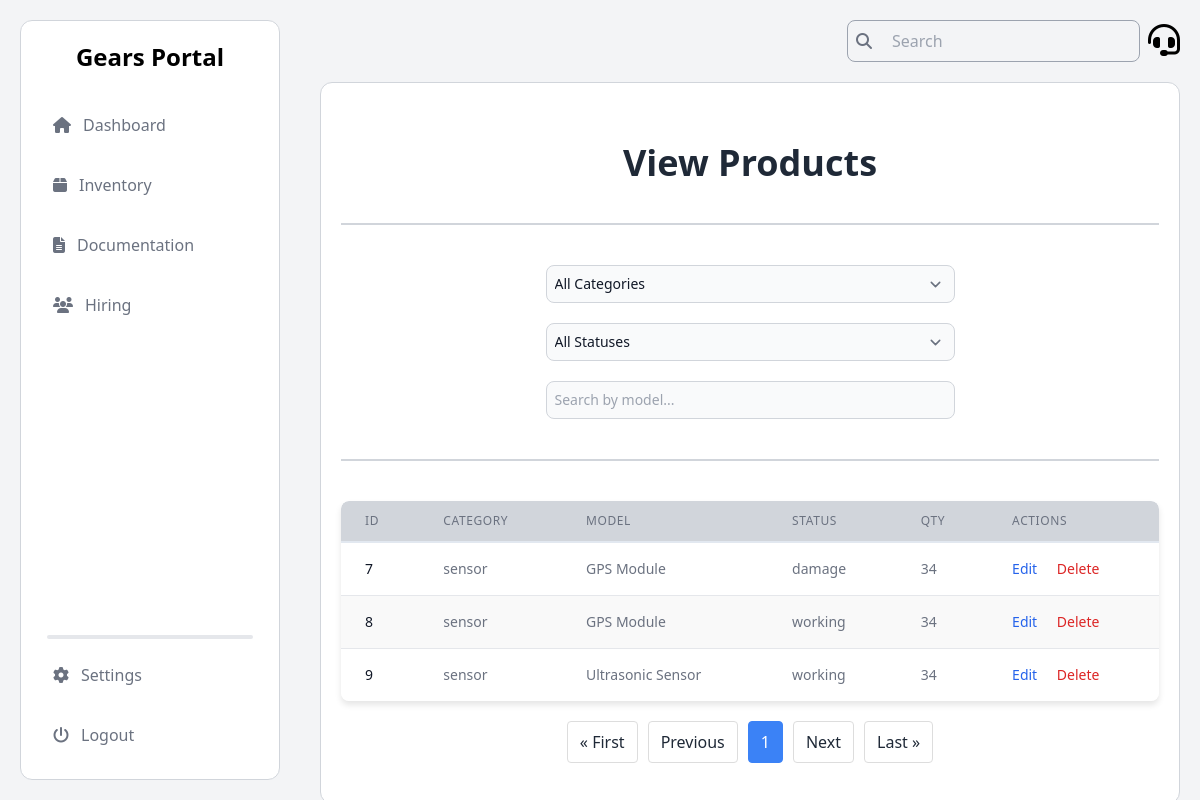
Page /view_inventory/ on the earlier database version.
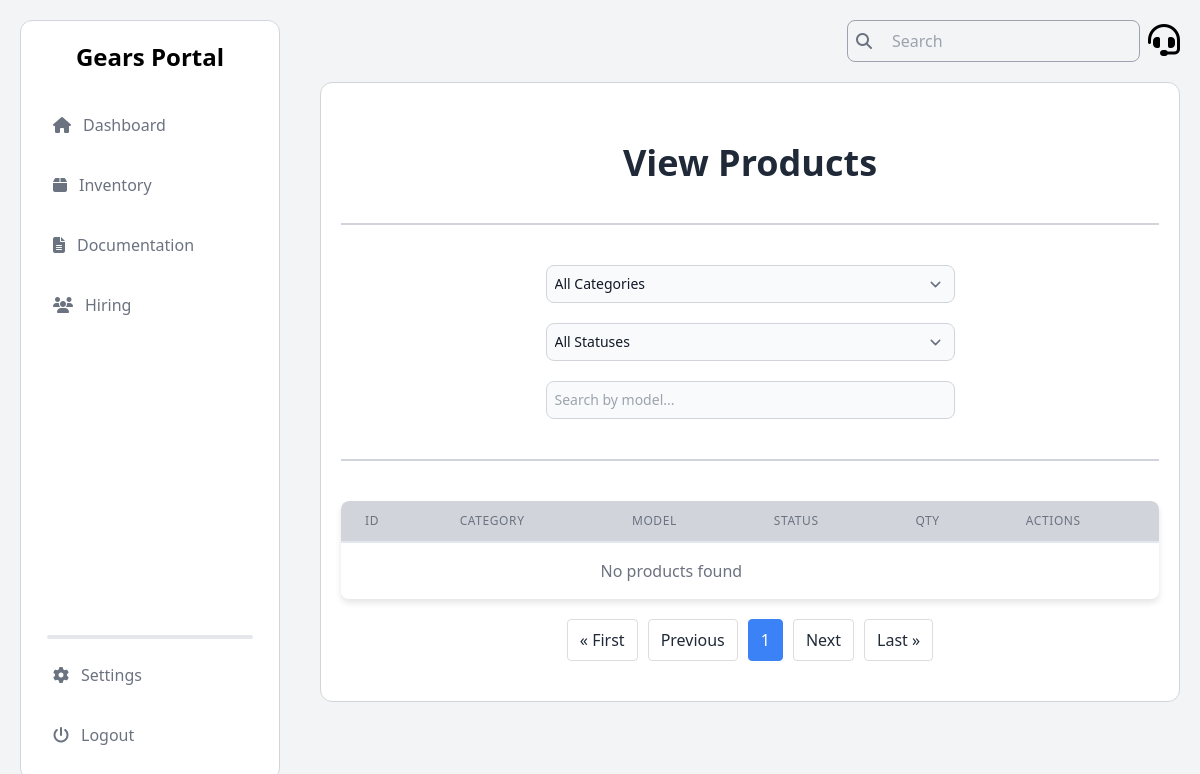
Same page on the later database version.
### Inventory/models.py (models this page shows, shortened)
class Product(models.Model):
    CATEGORY_CHOICES = [
    ('micro-controller', 'Micro-Controller'),
    ('sensor', 'Sensor'),
    ('soldering', 'Soldering'),
    ('tools', 'Tools'),
    ('motor_drivers', 'Motor Drivers'),
    ('communication_modules', 'Communication Modules'),
    ('power_and_charging', 'Power and Charging'),
    ('displays_and_interfaces', 'Displays and Interfaces'),
    ('wiring_and_connectors', 'Wiring and Connectors'),
    ('robotics_and_drones', 'Robotics and Drones'),
    ('miscellaneous', 'Miscellaneous'),
    ('others', 'Others'),
]
    STATUS_CHOICES = [
        ('working', 'Working'),
        ('damage', 'Damage'),
        ('out_of_stock', 'Out of Stock'),
    ]
    category = models.CharField(max_length=50, choices=CATEGORY_CHOICES)
    model = models.CharField(max_length=100)
    status = models.CharField(max_length=50, choices=STATUS_CHOICES)
    quantity = models.PositiveIntegerField()
    purchase_date = models.DateField()
    price = models.DecimalField(max_digits=10, decimal_places=2)

### Inventory/views.py (the view)
# urls.py: path('view_inventory/', view_inventory, name='inventory_view'),
def view_inventory(request):
    category_filter = request.GET.get('category', 'all')
    status_filter = request.GET.get('status', 'all')
    search_query = request.GET.get('search', '')
    product_list = Product.objects.all()
    if category_filter != 'all':
        product_list = product_list.filter(category=category_filter)
    if status_filter != 'all':
        product_list = product_list.filter(status=status_filter)
    if search_query:
        product_list = product_list.filter(model__icontains=search_query)
    product_list = product_list.order_by('id')
    paginator = Paginator(product_list, 10)
    page_number = request.GET.get('page')
    page_obj = paginator.get_page(page_number)
    context = {
        'page_obj': page_obj,
        'category_filter': category_filter,
        'status_filter': status_filter,
        'search_query': search_query,
    }
    return render(request, 'Inventory/view_inventory.html', context)

### Inventory/templates/Inventory/view_inventory.html (shortened to what this page needs)
{% load static tailwind_tags %}
<!DOCTYPE html>
<html lang="en">
<head>
  <link rel="stylesheet" href="https://cdnjs.cloudflare.com/ajax/libs/font-awesome/6.6.0/css/all.min.css">
  <link rel="stylesheet" href="https://cdn.jsdelivr.net/npm/toastify-js/src/toastify.min.css">
  {% tailwind_css %}
</head>
<body class="flex bg-gray-100">
  <aside class="h-screen w-1/4 p-5 fixed">
    {% include "Dashboard/admin_nav.html" %}
  </aside>
  <section class="h-screen w-3/4 p-5 absolute inset-y-0 right-0">
    {% include "Dashboard/admin_header.html" %}
    <main class="mt-5 text-black bg-white rounded-xl border border-gray-300 px-5 py-10">
      <h1 class="mt-5 font-bold text-center text-4xl text-gray-800 mb-8">View Products</h1>
      <hr class="my-10 border border-gray-300" />
      <div class="w-1/2 mx-auto mb-5">
        <select id="categoryFilter" class="bg-gray-50 p-2 mt-5 placeholder-gray-400 border border-gray-300 text-gray-900 text-sm rounded-lg focus:ring-blue-500 focus:border-blue-500 block w-full">
          <option value="all" {% if request.GET.category == 'all' %}selected{% endif %}>All Categories</option>
        </select>
        <select id="statusFilter" class="bg-gray-50 p-2 mt-5 placeholder-gray-400 border border-gray-300 text-gray-900 text-sm rounded-lg focus:ring-blue-500 focus:border-blue-500 block w-full">
          <option value="all" {% if request.GET.status == 'all' %}selected{% endif %}>All Statuses</option>
        </select>
        <input type="text" id="searchBar" value="{{ request.GET.search }}" placeholder="Search by model..." class="bg-gray-50 mt-5 p-2 placeholder-gray-400 border border-gray-300 text-gray-900 text-sm rounded-lg focus:ring-blue-500 focus:border-blue-500 block w-full" />
      </div>
      <hr class="my-10 border border-gray-300" />
      <div class="table-container overflow-x-auto">
        <table id="productsTable" class="min-w-full divide-y divide-gray-200">
          <thead class="bg-gray-50">
            <tr>
              <th scope="col" class="px-6 py-3 text-left text-xs font-medium text-gray-500 uppercase tracking-wider">ID</th>
              <th scope="col" class="px-6 py-3 text-left text-xs font-medium text-gray-500 uppercase tracking-wider">Category</th>
              <th scope="col" class="px-6 py-3 text-left text-xs font-medium text-gray-500 uppercase tracking-wider">Model</th>
              <th scope="col" class="px-6 py-3 text-left text-xs font-medium text-gray-500 uppercase tracking-wider">Status</th>
              <th scope="col" class="px-6 py-3 text-left text-xs font-medium text-gray-500 uppercase tracking-wider">Qty</th>
              <th scope="col" class="px-6 py-3 text-left text-xs font-medium text-gray-500 uppercase tracking-wider">Actions</th>
            </tr>
          </thead>
          <tbody id="productsTableBody" class="bg-white divide-y divide-gray-200">
            {% for product in page_obj.object_list %}
              <tr>
                <td class="px-6 py-4 whitespace-nowrap text-sm font-medium text-gray-900">{{ product.id }}</td>
                <td class="px-6 py-4 whitespace-nowrap text-sm text-gray-500">{{ product.category }}</td>
                <td class="px-6 py-4 whitespace-nowrap text-sm text-gray-500">{{ product.model }}</td>
                <td class="px-6 py-4 whitespace-nowrap text-sm text-gray-500">{{ product.status }}</td>
                <td class="px-6 py-4 whitespace-nowrap text-sm text-gray-500">{{ product.quantity }}</td>
                <td class="px-6 py-4 whitespace-nowrap text-sm font-medium">
                  <a href="{% url 'update_product' product.id %}" class="text-blue-600 hover:text-blue-900">Edit</a>
                  <button data-product-id="{{ product.id }}" class="delete-btn text-red-600 hover:text-red-900 ml-4">Delete</button>
                </td>
              </tr>
            {% empty %}
              <tr>
                <td colspan="5" class="px-6 py-4 text-center text-gray-500">No products found</td>
              </tr>
            {% endfor %}
          </tbody>
        </table>
      </div>
      <div class="pagination">
        {% if page_obj.has_previous %}
          <a href="?page=1">&laquo; First</a>
          <a href="?page={{ page_obj.previous_page_number }}">Previous</a>
        {% else %}
          <span>&laquo; First</span>
          <span>Previous</span>
        {% endif %}
        {% for num in page_obj.paginator.page_range %}
          {% if page_obj.number == num %}
            <span class="current">{{ num }}</span>
          {% else %}
            <a href="?page={{ num }}">{{ num }}</a>
          {% endif %}
        {% endfor %}
        {% if page_obj.has_next %}
          <a href="?page={{ page_obj.next_page_number }}">Next</a>
          <a href="?page={{ page_obj.paginator.num_pages }}">Last &raquo;</a>
        {% else %}
          <span>Next</span>
          <span>Last &raquo;</span>
        {% endif %}
      </div>
    </main>
  </section>
</body>
</html>

### Dashboard/templates/Dashboard/admin_nav.html (shortened to what this page needs)
{% load static tailwind_tags %}
<!DOCTYPE html>
<html lang="en">
<head>
  <link rel="stylesheet" href="https://cdnjs.cloudflare.com/ajax/libs/font-awesome/6.6.0/css/all.min.css" />
  {% tailwind_css %}
</head>
<body>
  <div class="sidebar h-full bg-white w-full border border-gray-300 rounded-xl text-black flex flex-col justify-between overflow-y-auto">
    <div class="px-5 mt-3">
      <a href="#">
        <div class="flex justify-center items-center text-black py-2 px-2">
          <h1 class="text-2xl font-bold">Gears Portal</h1>
        </div>
    </a>
      <ul class="space-y-3 mt-5">
        <a href="{% url 'dashboard' %}" class="block">
          <li class="hover:bg-gray-200 cursor-pointer rounded-lg text-gray-500 py-3 text-md px-3">
            <i class="fa fa-home text-gray-500 mr-3"></i>Dashboard
          </li>
        </a>
        <a href="{% url 'inventory_dashboard' %}" class="block">
          <li class="hover:bg-gray-200 cursor-pointer rounded-lg text-gray-500 py-3 text-md px-3">
            <i class="fa fa-box text-gray-500 mr-3"></i>Inventory
          </li>
        </a>
        <a href="{% url 'documentation_dashboard' %}" class="block">
          <li class="hover:bg-gray-200 cursor-pointer rounded-lg text-gray-500 py-3 text-md px-3">
            <i class="fa fa-file-text text-gray-500 mr-3"></i>Documentation
          </li>
        </a>
        <a href="{%url 'hiring_dashboard'%}" class="block">
          <li class="hover:bg-gray-200 cursor-pointer rounded-lg text-gray-500 py-3 text-md px-3">
            <i class="fa fa-users text-gray-500 mr-3"></i>Hiring
          </li>
        </a>
      </ul>
    </div>
    <div class="space-y-3 mb-5">
      <div class="h-1 rounded-2xl w-4/5 mx-auto bg-gray-200"></div>
      <ul class="px-5 space-y-3">
        <a href="{%url 'settings'%}">
          <li class="hover:bg-gray-200 cursor-pointer rounded-lg text-gray-500 py-3 text-md px-3">
            <i class="fa fa-cog text-gray-500 mr-3"></i>Settings
          </li>
        </a>
        <li class="hover:bg-gray-200 cursor-pointer rounded-lg text-gray-500 py-3 text-md px-3">
          <a href="{% url 'logout'%}"><i class="fa fa-power-off text-gray-500 mr-3"></i>Logout</a>
        </li>
      </ul>
    </div>
  </div>
</body>
</html>

### Dashboard/templates/Dashboard/admin_header.html (shortened to what this page needs)
<!DOCTYPE html>
<html lang="en">
<head>
    <link href="https://cdnjs.cloudflare.com/ajax/libs/tailwindcss/2.2.19/tailwind.min.css" rel="stylesheet">
</head>
<body>
    <header class="flex items-center justify-between">
        <div class="w-full flex justify-end items-center space-x-2">
            <form action="" method="GET">
                <div class="flex items-center border border-gray-400 rounded-lg px-2">
                    <i class="fa fa-search text-gray-500 mr-3"></i>
                    <input type="text" name="search_text" placeholder="Search"
                        class="w-full text-md px-2 py-2 border-none focus:outline-none bg-gray-100 focus:ring-0">
                </div>
            </form>
            <a href="{% url 'support_center' %}"><i class="fa fa-headset fa-2x pointer cursor text-black hover:text-blue-500"></i></a>
        </div>
    </header>
</body>
</html>

### Inventory/templates/Inventory/view_inventory.html (style rules this page uses)
.table-container { max-height: 500px; overflow-y: auto; border-radius: 0.5rem; box-shadow: 0 4px 6px rgba(0, 0, 0, 0.1); margin-top: 20px; }
table { min-width: 100%; border-collapse: collapse; border-radius: 0.5rem; overflow: hidden; }
th, td { text-align: left; padding: 12px; }
th { background-color: #d1d5db; color: #6B7280; border-bottom: 2px solid #e2e8f0; }
.pagination { display: flex; justify-content: center; margin-top: 20px; }
.pagination a, .pagination span { margin: 0 5px; padding: 8px 12px; border: 1px solid #ddd; border-radius: 4px; text-decoration: none; color: #1f2937; }
.pagination .current { background-color: #3b82f6; color: white; border: 1px solid #3b82f6; }

### Dashboard/templates/Dashboard/admin_nav.html (style rules this page uses)
.sidebar { transition: transform 0.3s ease; transform: translateX(-100%); }
.sidebar.active { transform: translateX(0); }
.sidebar li { transition: background-color 0.3s ease, transform 0.3s ease; }
.sidebar i { transition: color 0.3s ease; }

Differences in the rows shown:
removed Product: id "7", category "sensor", model "GPS Module", status "damage", quantity "34"
removed Product: id "8", category "sensor", model "GPS Module", status "working", quantity "34"
removed Product: id "9", category "sensor", model "Ultrasonic Sensor", status "working", quantity "34"
Other differences:
text now shown: "No products found"
